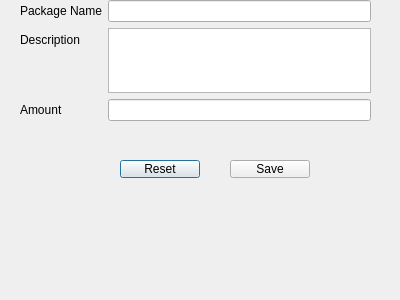
<?xml version="1.0" encoding="UTF-8"?>
<ui version="4.0">
 <class>AddPackage</class>
 <widget class="QDialog" name="AddPackage">
  <property name="geometry">
   <rect>
    <x>0</x>
    <y>0</y>
    <width>400</width>
    <height>300</height>
   </rect>
  </property>
  <property name="minimumSize">
   <size>
    <width>400</width>
    <height>300</height>
   </size>
  </property>
  <property name="maximumSize">
   <size>
    <width>400</width>
    <height>300</height>
   </size>
  </property>
  <property name="windowTitle">
   <string>Add Package</string>
  </property>
  <widget class="QWidget" name="formLayoutWidget">
   <property name="geometry">
    <rect>
     <x>20</x>
     <y>0</y>
     <width>351</width>
     <height>121</height>
    </rect>
   </property>
   <layout class="QFormLayout" name="formLayout">
    <item row="0" column="0">
     <widget class="QLabel" name="label">
      <property name="text">
       <string>Package Name</string>
      </property>
     </widget>
    </item>
    <item row="0" column="1">
     <widget class="QLineEdit" name="txtPckageName"/>
    </item>
    <item row="1" column="0">
     <widget class="QLabel" name="label_2">
      <property name="text">
       <string>Description</string>
      </property>
     </widget>
    </item>
    <item row="1" column="1">
     <widget class="QTextEdit" name="txtDescription"/>
    </item>
    <item row="2" column="0">
     <widget class="QLabel" name="label_3">
      <property name="text">
       <string>Amount</string>
      </property>
     </widget>
    </item>
    <item row="2" column="1">
     <widget class="QLineEdit" name="txtAmount"/>
    </item>
   </layout>
  </widget>
  <widget class="QPushButton" name="btnReset">
   <property name="geometry">
    <rect>
     <x>120</x>
     <y>160</y>
     <width>80</width>
     <height>18</height>
    </rect>
   </property>
   <property name="text">
    <string>Reset</string>
   </property>
  </widget>
  <widget class="QPushButton" name="btnSave">
   <property name="geometry">
    <rect>
     <x>230</x>
     <y>160</y>
     <width>80</width>
     <height>18</height>
    </rect>
   </property>
   <property name="text">
    <string>Save</string>
   </property>
  </widget>
 </widget>
 <resources/>
 <connections/>
</ui>
